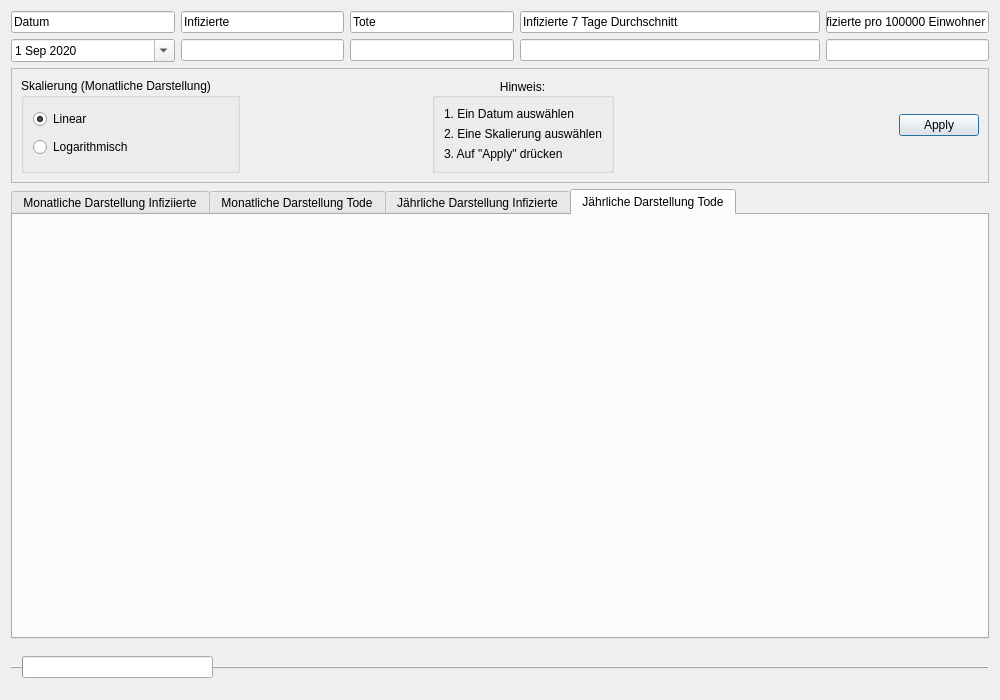
<?xml version="1.0" encoding="UTF-8"?>
<ui version="4.0">
 <class>Land</class>
 <widget class="QDialog" name="Land">
  <property name="geometry">
   <rect>
    <x>0</x>
    <y>0</y>
    <width>1000</width>
    <height>700</height>
   </rect>
  </property>
  <property name="windowTitle">
   <string>Land</string>
  </property>
  <layout class="QVBoxLayout" name="verticalLayout_7">
   <item>
    <layout class="QGridLayout" name="gridLayout">
     <item row="2" column="2">
      <widget class="QLineEdit" name="lineEdit_5">
       <property name="text">
        <string>Tote</string>
       </property>
       <property name="readOnly">
        <bool>true</bool>
       </property>
      </widget>
     </item>
     <item row="4" column="1">
      <widget class="QLineEdit" name="lineEdit_4">
       <property name="readOnly">
        <bool>true</bool>
       </property>
      </widget>
     </item>
     <item row="4" column="2">
      <widget class="QLineEdit" name="lineEdit_6">
       <property name="readOnly">
        <bool>true</bool>
       </property>
      </widget>
     </item>
     <item row="2" column="0">
      <widget class="QLineEdit" name="lineEdit_3">
       <property name="text">
        <string>Datum</string>
       </property>
       <property name="readOnly">
        <bool>true</bool>
       </property>
      </widget>
     </item>
     <item row="4" column="4">
      <widget class="QLineEdit" name="lineEdit_7">
       <property name="readOnly">
        <bool>true</bool>
       </property>
      </widget>
     </item>
     <item row="2" column="1">
      <widget class="QLineEdit" name="lineEdit">
       <property name="text">
        <string>Infizierte</string>
       </property>
       <property name="readOnly">
        <bool>true</bool>
       </property>
      </widget>
     </item>
     <item row="2" column="4">
      <widget class="QLineEdit" name="lineEdit_2">
       <property name="minimumSize">
        <size>
         <width>300</width>
         <height>0</height>
        </size>
       </property>
       <property name="text">
        <string>Infizierte 7 Tage Durchschnitt</string>
       </property>
       <property name="readOnly">
        <bool>true</bool>
       </property>
      </widget>
     </item>
     <item row="4" column="0">
      <widget class="QDateEdit" name="dateEdit">
       <property name="readOnly">
        <bool>false</bool>
       </property>
       <property name="buttonSymbols">
        <enum>QAbstractSpinBox::NoButtons</enum>
       </property>
       <property name="accelerated">
        <bool>false</bool>
       </property>
       <property name="dateTime">
        <datetime>
         <hour>0</hour>
         <minute>0</minute>
         <second>0</second>
         <year>2020</year>
         <month>9</month>
         <day>1</day>
        </datetime>
       </property>
       <property name="minimumDateTime">
        <datetime>
         <hour>0</hour>
         <minute>0</minute>
         <second>0</second>
         <year>2020</year>
         <month>1</month>
         <day>1</day>
        </datetime>
       </property>
       <property name="currentSection">
        <enum>QDateTimeEdit::DaySection</enum>
       </property>
       <property name="calendarPopup">
        <bool>true</bool>
       </property>
       <property name="timeSpec">
        <enum>Qt::LocalTime</enum>
       </property>
       <property name="date">
        <date>
         <year>2020</year>
         <month>9</month>
         <day>1</day>
        </date>
       </property>
      </widget>
     </item>
     <item row="2" column="5">
      <widget class="QLineEdit" name="lineEdit_8">
       <property name="text">
        <string>Infizierte pro 100000 Einwohner</string>
       </property>
       <property name="readOnly">
        <bool>true</bool>
       </property>
      </widget>
     </item>
     <item row="4" column="5">
      <widget class="QLineEdit" name="lineEdit_9">
       <property name="readOnly">
        <bool>true</bool>
       </property>
      </widget>
     </item>
    </layout>
   </item>
   <item>
    <widget class="QFrame" name="frame">
     <property name="frameShape">
      <enum>QFrame::StyledPanel</enum>
     </property>
     <property name="frameShadow">
      <enum>QFrame::Raised</enum>
     </property>
     <layout class="QGridLayout" name="gridLayout_4">
      <item row="0" column="0">
       <widget class="QGroupBox" name="groupBox">
        <property name="enabled">
         <bool>true</bool>
        </property>
        <property name="title">
         <string>Skalierung (Monatliche Darstellung)</string>
        </property>
        <property name="flat">
         <bool>false</bool>
        </property>
        <property name="checkable">
         <bool>false</bool>
        </property>
        <layout class="QVBoxLayout" name="verticalLayout_6">
         <item>
          <widget class="QRadioButton" name="skalaLiear">
           <property name="text">
            <string>Linear</string>
           </property>
           <property name="checked">
            <bool>true</bool>
           </property>
          </widget>
         </item>
         <item>
          <widget class="QRadioButton" name="skalaLogarithm">
           <property name="text">
            <string>Logarithmisch</string>
           </property>
          </widget>
         </item>
        </layout>
       </widget>
      </item>
      <item row="0" column="5">
       <spacer name="horizontalSpacer_2">
        <property name="orientation">
         <enum>Qt::Horizontal</enum>
        </property>
        <property name="sizeHint" stdset="0">
         <size>
          <width>40</width>
          <height>20</height>
         </size>
        </property>
       </spacer>
      </item>
      <item row="0" column="6">
       <widget class="QDialogButtonBox" name="buttonBox">
        <property name="standardButtons">
         <set>QDialogButtonBox::Apply</set>
        </property>
        <property name="centerButtons">
         <bool>false</bool>
        </property>
       </widget>
      </item>
      <item row="0" column="1">
       <spacer name="horizontalSpacer">
        <property name="orientation">
         <enum>Qt::Horizontal</enum>
        </property>
        <property name="sizeHint" stdset="0">
         <size>
          <width>40</width>
          <height>20</height>
         </size>
        </property>
       </spacer>
      </item>
      <item row="0" column="2">
       <widget class="Line" name="line">
        <property name="orientation">
         <enum>Qt::Horizontal</enum>
        </property>
       </widget>
      </item>
      <item row="0" column="4">
       <widget class="QGroupBox" name="groupBox_2">
        <property name="title">
         <string>Hinweis:</string>
        </property>
        <property name="alignment">
         <set>Qt::AlignCenter</set>
        </property>
        <property name="flat">
         <bool>false</bool>
        </property>
        <layout class="QGridLayout" name="gridLayout_6">
         <item row="0" column="0">
          <widget class="QLabel" name="label">
           <property name="text">
            <string>1. Ein Datum auswählen</string>
           </property>
          </widget>
         </item>
         <item row="1" column="0">
          <widget class="QLabel" name="label_2">
           <property name="text">
            <string>2. Eine Skalierung auswählen</string>
           </property>
          </widget>
         </item>
         <item row="2" column="0">
          <widget class="QLabel" name="label_3">
           <property name="text">
            <string>3. Auf &quot;Apply&quot; drücken</string>
           </property>
          </widget>
         </item>
        </layout>
       </widget>
      </item>
     </layout>
    </widget>
   </item>
   <item>
    <layout class="QVBoxLayout" name="verticalLayout">
     <item>
      <widget class="QTabWidget" name="tabWidget">
       <property name="currentIndex">
        <number>3</number>
       </property>
       <widget class="QWidget" name="tab">
        <attribute name="title">
         <string>Monatliche Darstellung Infiziierte</string>
        </attribute>
        <layout class="QGridLayout" name="gridLayout_2">
         <item row="0" column="0">
          <layout class="QVBoxLayout" name="verticalLayout_3"/>
         </item>
        </layout>
       </widget>
       <widget class="QWidget" name="tab_5">
        <attribute name="title">
         <string>Monatliche Darstellung Tode</string>
        </attribute>
        <layout class="QGridLayout" name="gridLayout_3">
         <item row="0" column="0">
          <layout class="QVBoxLayout" name="verticalLayout_9"/>
         </item>
        </layout>
       </widget>
       <widget class="QWidget" name="Tab_2">
        <attribute name="title">
         <string>Jährliche Darstellung Infizierte</string>
        </attribute>
        <layout class="QVBoxLayout" name="verticalLayout_5">
         <item>
          <layout class="QVBoxLayout" name="verticalLayout_4"/>
         </item>
        </layout>
       </widget>
       <widget class="QWidget" name="tab_3">
        <attribute name="title">
         <string>Jährliche Darstellung Tode</string>
        </attribute>
        <layout class="QVBoxLayout" name="verticalLayout_8">
         <item>
          <layout class="QVBoxLayout" name="verticalLayout_2"/>
         </item>
        </layout>
       </widget>
      </widget>
     </item>
    </layout>
   </item>
   <item>
    <widget class="QFrame" name="frame_2">
     <property name="frameShape">
      <enum>QFrame::HLine</enum>
     </property>
     <property name="frameShadow">
      <enum>QFrame::Raised</enum>
     </property>
     <layout class="QGridLayout" name="gridLayout_5">
      <item row="0" column="3">
       <spacer name="horizontalSpacer_4">
        <property name="orientation">
         <enum>Qt::Horizontal</enum>
        </property>
        <property name="sizeHint" stdset="0">
         <size>
          <width>40</width>
          <height>20</height>
         </size>
        </property>
       </spacer>
      </item>
      <item row="0" column="0">
       <widget class="QProgressBar" name="progressBar">
        <property name="value">
         <number>0</number>
        </property>
        <property name="textVisible">
         <bool>false</bool>
        </property>
        <property name="orientation">
         <enum>Qt::Horizontal</enum>
        </property>
       </widget>
      </item>
      <item row="0" column="4">
       <spacer name="horizontalSpacer_3">
        <property name="orientation">
         <enum>Qt::Horizontal</enum>
        </property>
        <property name="sizeHint" stdset="0">
         <size>
          <width>40</width>
          <height>20</height>
         </size>
        </property>
       </spacer>
      </item>
      <item row="0" column="2">
       <spacer name="horizontalSpacer_5">
        <property name="orientation">
         <enum>Qt::Horizontal</enum>
        </property>
        <property name="sizeHint" stdset="0">
         <size>
          <width>40</width>
          <height>20</height>
         </size>
        </property>
       </spacer>
      </item>
      <item row="0" column="1">
       <spacer name="horizontalSpacer_6">
        <property name="orientation">
         <enum>Qt::Horizontal</enum>
        </property>
        <property name="sizeHint" stdset="0">
         <size>
          <width>40</width>
          <height>20</height>
         </size>
        </property>
       </spacer>
      </item>
     </layout>
    </widget>
   </item>
  </layout>
 </widget>
 <resources/>
 <connections/>
</ui>
